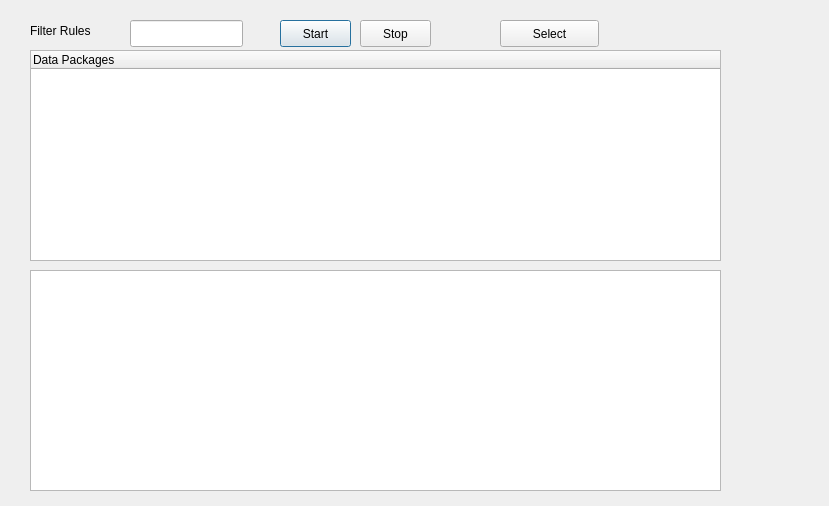
<?xml version="1.0" encoding="UTF-8"?>
<ui version="4.0">
 <class>Dialog</class>
 <widget class="QDialog" name="Dialog">
  <property name="geometry">
   <rect>
    <x>0</x>
    <y>0</y>
    <width>829</width>
    <height>506</height>
   </rect>
  </property>
  <property name="windowTitle">
   <string>Dialog</string>
  </property>
  <widget class="QLineEdit" name="lineEdit">
   <property name="geometry">
    <rect>
     <x>130</x>
     <y>20</y>
     <width>113</width>
     <height>27</height>
    </rect>
   </property>
  </widget>
  <widget class="QLabel" name="label">
   <property name="geometry">
    <rect>
     <x>30</x>
     <y>20</y>
     <width>81</width>
     <height>21</height>
    </rect>
   </property>
   <property name="text">
    <string>Filter Rules</string>
   </property>
  </widget>
  <widget class="QPushButton" name="pushButton">
   <property name="geometry">
    <rect>
     <x>280</x>
     <y>20</y>
     <width>71</width>
     <height>27</height>
    </rect>
   </property>
   <property name="text">
    <string>Start</string>
   </property>
  </widget>
  <widget class="QTreeWidget" name="treeWidget">
   <property name="geometry">
    <rect>
     <x>30</x>
     <y>50</y>
     <width>691</width>
     <height>211</height>
    </rect>
   </property>
   <column>
    <property name="text">
     <string>Data Packages</string>
    </property>
   </column>
  </widget>
  <widget class="QPushButton" name="pushButton_2">
   <property name="geometry">
    <rect>
     <x>360</x>
     <y>20</y>
     <width>71</width>
     <height>27</height>
    </rect>
   </property>
   <property name="text">
    <string>Stop</string>
   </property>
  </widget>
  <widget class="QPushButton" name="pushButton_3">
   <property name="geometry">
    <rect>
     <x>500</x>
     <y>20</y>
     <width>99</width>
     <height>27</height>
    </rect>
   </property>
   <property name="text">
    <string>Select</string>
   </property>
  </widget>
  <widget class="QTextBrowser" name="textBrowser">
   <property name="geometry">
    <rect>
     <x>30</x>
     <y>270</y>
     <width>691</width>
     <height>221</height>
    </rect>
   </property>
  </widget>
 </widget>
 <layoutdefault spacing="6" margin="11"/>
 <resources/>
 <connections/>
</ui>
